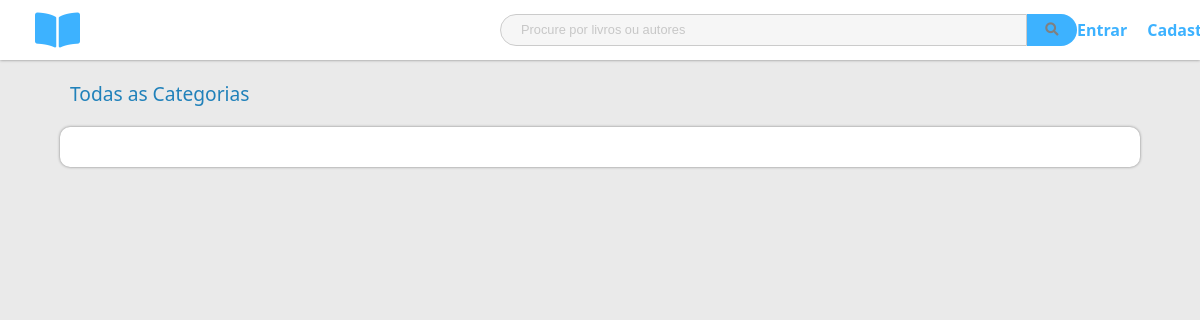
The page /categories/ on the database as committed earlier.
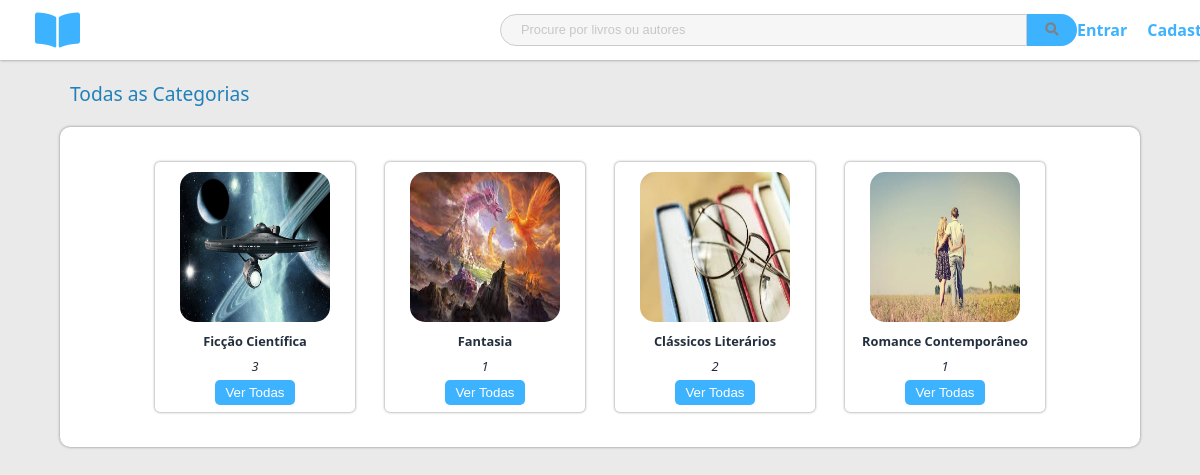
The same page on the database as committed later.
### category/models.py (models this page shows, shortened)
class Category(models.Model):
    title = models.CharField(max_length=200)
    img = models.ImageField(upload_to='category/images/')

### category/views.py (the view)
# urls.py: path('', CategoryListView.as_view(), name='category'),
class CategoryListView(ListView):
    model = Category
    template_name = "category/home.html"
    context_object_name = 'categories'

### templates/category/home.html (shortened to what this page needs)
{% extends "layout/base.html" %}
{% load static %}
{% block library %}
<link rel="stylesheet" href="{% static "book/css/home.css" %}">
<link rel="stylesheet" href="{% static "administrator/css/delete_edit.css" %}">
<h3>Todas as Categorias</h3>
<div class="cards__container">
    {% for category in categories %}
    <div class="cat_card">
        <img class="cat_img" src="{{category.img.url}}" alt="" />
        <p class="cat_name">{{category.title}}</p>
        <p class="author">{{category.books.count}}</p>
        <a href="{% url 'category:detail' category.pk %}"><button class="cat_book_btn">Ver Todas</button></a>
    </div>
    {% endfor %}
</div>
{% endblock library %}

### templates/layout/base.html (shortened to what this page needs)
{% load static %}
<!DOCTYPE html>
<html lang="pt-br">
<head>
    <link rel="stylesheet" href="https://pro.fontawesome.com/releases/v5.10.0/css/all.css"
 />
    <link rel="stylesheet" href="{% static "book/css/base.css" %}">
</head>
<body>
    <header>
        <span class="logo">
            <a href="{% url 'book:book' %}"><i class="fas fa-book-open logoo"></i></a>
        </span>
        <form action="{% url 'book:search' %}" method="post">
            <div class="search_container">
                <input type="text" class="search" id="search_id" placeholder="Procure por livros ou autores" name="search"
                    autocomplete="off" />
                <button type="submit" class="search_btn">
                    <i class="fas fa-search"></i>
                </button>
            </div>
        </form>
        {% if user.is_authenticated%}
        {% if user.is_staff %}
        <h4 class="category">Administrador</h4>
        {%else%}
        {% endif %}
        <a class="profile_btn" style="margin-left: auto;" href="{% url 'std_profile' user.pk %}" title="Ver perfil"><i class="fas fa-user"></i></a>
        <a class="logout_btn" style="margin-right: 35px;" href="{% url 'logout' %}" title="Sair"><i class="fas fa-sign-out-alt"></i></a>
        {% else %}
        <a class='login' style="margin-left: auto;" href="{% url 'login' %}" title="Entrar">Entrar</a>
        <a class='login' style="margin-right: 35px;" href="{% url 'signup' %}" title="Cadastrar">Cadastrar</a>
        {% endif %}
    </header>
    {% block library %}
    {% endblock library %}
</body>
</html>

### static/book/css/base.css (style rules this page uses)
body { margin: 0; font-family: "Segoe UI", Tahoma, Geneva, Verdana, sans-serif; background-color: #eaeaea; }
header { width: 100%; height: 60px; background-color: white; box-shadow: 0px 0px 3px 0px grey; display: flex; justify-content: flex-start; align-items: center; }
.search_container { display: flex; align-items: center; }
.search { opacity: 40%; padding: 5px 5px 5px 20px; border-radius: 20px; outline: none; font-size: 0.8rem; font-weight: 500; height: 20px; width: 500px; border-bottom-right-radius: 0; border-top-right-radius: 0; border: 1.4px solid grey; background-color: #eaeaea; margin-left: 150px; }
.search_btn { padding: auto; outline: none; width: 50px; height: 32.8px; border-bottom-right-radius: 20px; border-top-right-radius: 20px; border: none; color: grey; cursor: pointer; background-color: #3DB2FF; }
.logoo { cursor: pointer; color: #3DB2FF; font-size: 2.5rem; }
.logo { margin: 0px 270px 0px 35px; justify-self: left; }
.category , .login { color:#3DB2FF ; text-decoration: none; margin-left: 170px; text-align: center; font-weight: bolder; }
.login { margin-left: 20px; }

### static/book/css/home.css (style rules this page uses)
.cards__container { width: 90%; background-color: white; border-radius: 10px; margin: 20px auto 40px; padding-bottom: 20px; padding-top: 20px; display: flex; box-shadow: 0px 0px 3px 0px grey; justify-content: center; align-items: center; flex-wrap: wrap; position: relative; }
.cat_img { width: 150px; height: 150px; border-radius: 10%; margin-top: 5%; }
.cat_card { position: relative; width: 200px; height: 250px; text-align: center; margin: 15px; border-radius: 5px; transition: all 0.3s ease; cursor: pointer; box-shadow: 0px 0px 3px 0px grey; }
.cat_name { color: #232f3e; font-weight: bold; font-size: 0.8rem; padding: 0px 0px 0px 10px; width: 90%; margin-top: 5px; margin-bottom: 5px; height: 20px; overflow: hidden; }
.author { color: #232f3e; font-style: italic; font-size: 0.8rem; margin: 0px 10px; overflow: hidden; }
h3 { text-align: left; margin-top: 20px; margin-left: 70px; color: #2081ba; font-weight: 300; }
.cat_book_btn { outline: none; border: none; background-color: #3DB2FF; color: white; font-weight: 300; margin-top:5px ; padding: 5px 10px; border-radius: 5px; cursor: pointer; }
.cat_img { width: 150px; height: 150px; }
.cat_card { position: relative; width: 200px; height: 250px; text-align: center; margin: 15px; border-radius: 5px; transition: all 0.3s ease; cursor: pointer; }
h3 { text-align: left; margin-top: 20px; margin-left: 70px; color: #2081ba; font-size: 1.2rem; font-weight: 300; }
.cat_book_btn { outline: none; border: none; background-color: #3DB2FF; color: white; font-weight: 300; margin-top: 5px; padding: 5px 10px; border-radius: 5px; cursor: pointer; }

Rows that differ between the two databases and show on the page:
added Category: img (picture), title "Ficção Científica", books.count "3"
added Category: img (picture), title "Fantasia", books.count "1"
added Category: img (picture), title "Clássicos Literários", books.count "2"
added Category: img (picture), title "Romance Contemporâneo", books.count "1"
